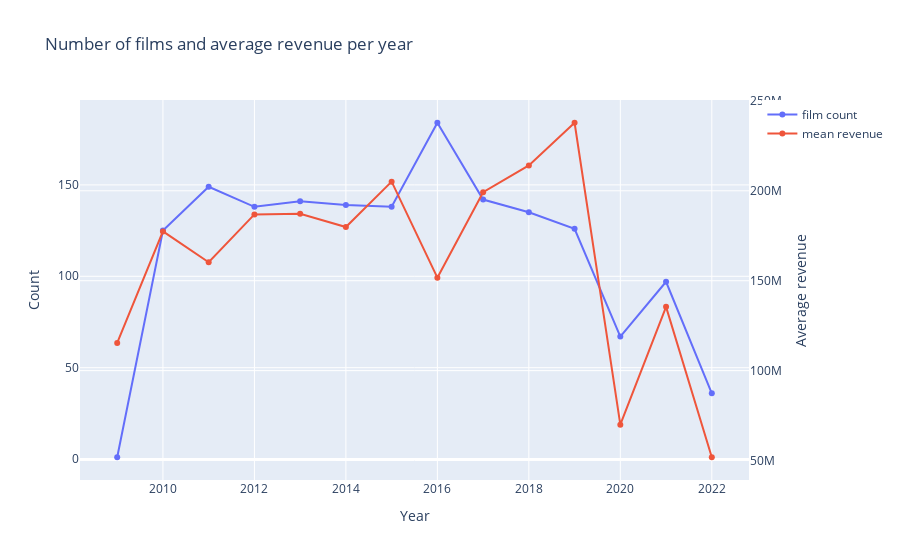

Notebook source saved alongside this figure:
### Code cell
#plot for release date vs revenue
d1 = df['release_date_year'].value_counts().sort_index()
d2 = df.groupby(['release_date_year'])['Revenue'].mean()

data = [go.Scatter(x=d1.index, y=d1.values, name='film count'),
        go.Scatter(x=d2.index, y=d2.values, name='mean revenue', yaxis='y2')]

layout = go.Layout(dict(title = "Number of films and average revenue per year",
                  xaxis = dict(title = 'Year'),
                  yaxis = dict(title = 'Count'),
                  yaxis2=dict(title='Average revenue', overlaying='y', side='right')
                  ),legend=dict(
                orientation="v"))
py.iplot(dict(data=data, layout=layout))

### Figure 1 — Plotly figure (JSON) as saved in the notebook; plotly's stock layout.template omitted (floating-point values rounded to 4 significant figures)
{"data": [{"name": "film count", "type": "scatter", "x": [2009, 2010, 2011, 2012, 2013, 2014, 2015, 2016, 2017, 2018, 2019, 2020, 2021, 2022], "y": [1, 125, 149, 138, 141, 139, 138, 184, 142, 135, 126, 67, 97, 36]}, {"name": "mean revenue", "type": "scatter", "x": [2009, 2010, 2011, 2012, 2013, 2014, 2015, 2016, 2017, 2018, 2019, 2020, 2021, 2022], "y": [115375850, 177400000.0, 160300000.0, 186900000.0, 187200000.0, 179900000.0, 205100000.0, 151700000.0, 199300000.0, 214100000.0, 237900000.0, 69950000.0, 135500000.0, 51830000.0], "yaxis": "y2"}], "layout": {"legend": {"orientation": "v"}, "title": {"text": "Number of films and average revenue per year"}, "xaxis": {"title": {"text": "Year"}}, "yaxis": {"title": {"text": "Count"}}, "yaxis2": {"overlaying": "y", "side": "right", "title": {"text": "Average revenue"}}}}
